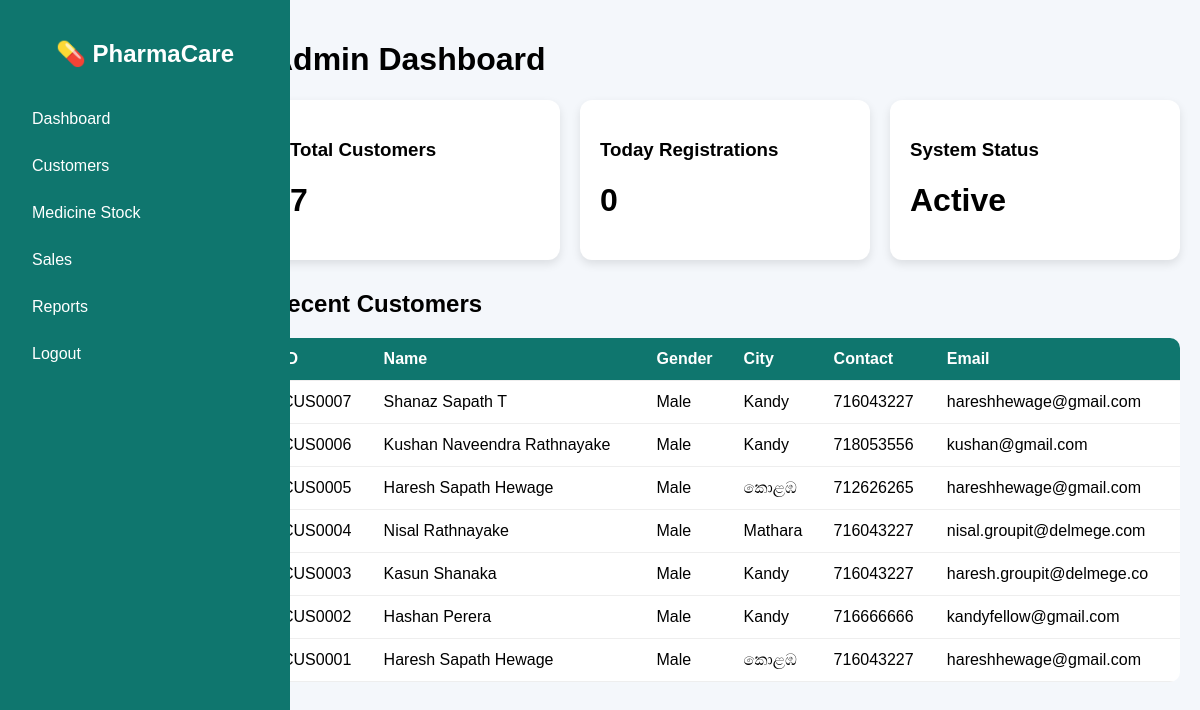
Page /Dash.php on the earlier database version.
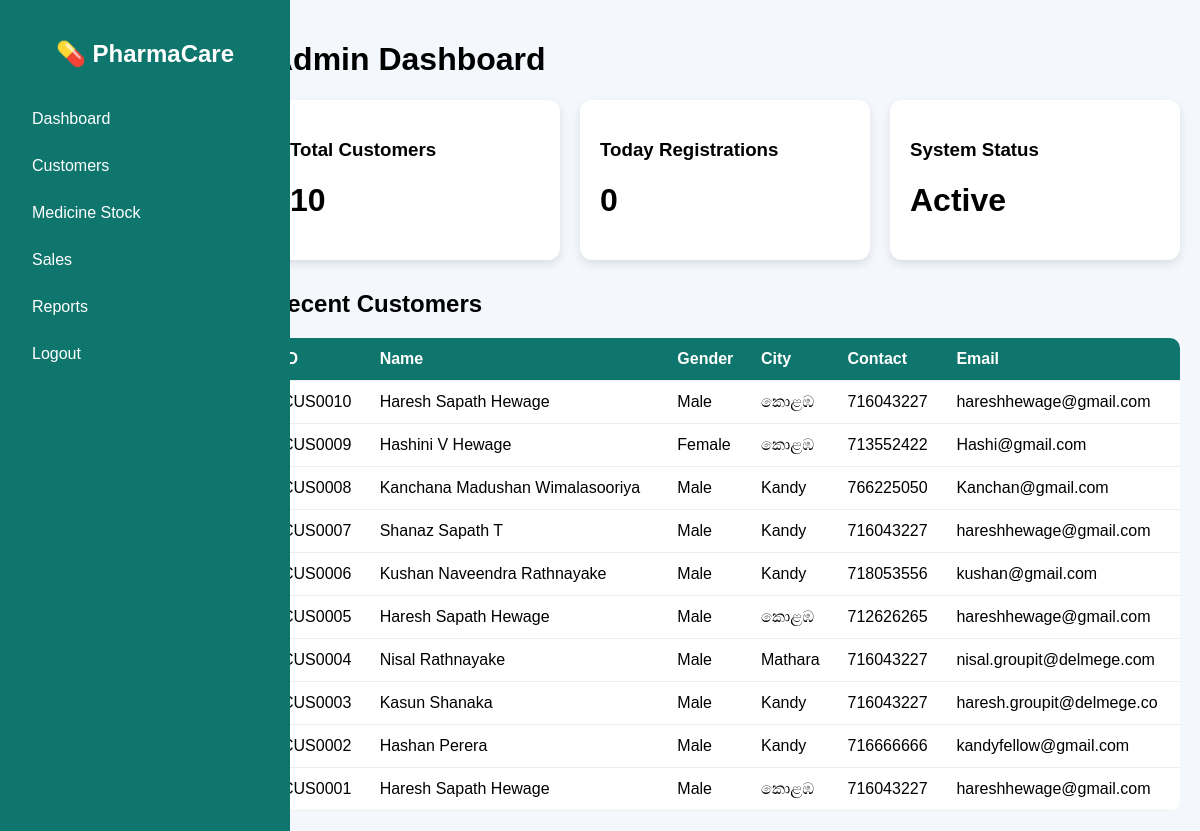
Same page on the later database version.
### tables this page shows
CREATE TABLE `customer` (
  `id` int(11) NOT NULL,
  `cus_id` varchar(18) NOT NULL,
  `f_name` varchar(200) NOT NULL,
  `m_name` varchar(200) NOT NULL,
  `s_name` varchar(200) NOT NULL,
  `fl_name` varchar(350) NOT NULL,
  `gender` varchar(10) NOT NULL,
  `dob` date NOT NULL,
  `age` int(3) NOT NULL,
  `address` varchar(500) NOT NULL,
  `city` varchar(250) NOT NULL,
  `con_no` int(25) NOT NULL,
  `email` varchar(25) NOT NULL,
  `pass` varchar(255) NOT NULL
);

### Dash.php (the view, shortened to what this page needs)
<?php
include 'connection.php';
$totalCustomers = mysqli_fetch_assoc(
    mysqli_query($conn, "SELECT COUNT(*) as total FROM customer")
)['total'];
$todayCustomers = mysqli_fetch_assoc(
    mysqli_query($conn, "SELECT COUNT(*) as total FROM customer WHERE DATE(DOB)=CURDATE()")
)['total'];
$customers = mysqli_query($conn, "SELECT * FROM customer ORDER BY cus_id DESC LIMIT 10");
?>
<!DOCTYPE html>
<html>
<head>
</head>
<body>
<div class="wrapper">
<div class="sidebar" id="sidebar">
<h2>💊 PharmaCare</h2>
<a href="#">Dashboard</a>
<a href="#">Customers</a>
<a href="#">Medicine Stock</a>
<a href="#">Sales</a>
<a href="#">Reports</a>
<a href="#">Logout</a>
</div>
<div class="main">
<h1>Admin Dashboard</h1>
<div class="cards">
<div class="card">
<h3>Total Customers</h3>
<h1><?php echo $totalCustomers; ?></h1>
</div>
<div class="card">
<h3>Today Registrations</h3>
<h1><?php echo $todayCustomers; ?></h1>
</div>
<div class="card">
<h3>System Status</h3>
<h1>Active</h1>
</div>
</div>
<h2 style="margin-top:30px;">Recent Customers</h2>
<table>
<tr>
<th>ID</th>
<th>Name</th>
<th>Gender</th>
<th>City</th>
<th>Contact</th>
<th>Email</th>
</tr>
<?php while($row = mysqli_fetch_assoc($customers)){ ?>
<tr>
<td><?php echo $row['cus_id']; ?></td>
<td><?php echo $row['fl_name']; ?></td>
<td><?php echo $row['gender']; ?></td>
<td><?php echo $row['city']; ?></td>
<td><?php echo $row['con_no']; ?></td>
<td><?php echo $row['email']; ?></td>
</tr>
<?php } ?>
</table>
</div>
</div>
</body>
</html>

Differences in the rows shown:
added customer: cus "CUS0010", fl_name "Haresh Sapath Hewage", gender "Male", city "කොළඹ", con_no "716043227", email "hareshhewage@gmail.com"
added customer: cus "CUS0009", fl_name "Hashini V Hewage", gender "Female", city "කොළඹ", con_no "713552422", email "Hashi@gmail.com"
added customer: cus "CUS0008", fl_name "Kanchana Madushan Wimalasooriya", gender "Male", city "Kandy", con_no "766225050", email "Kanchan@gmail.com"
Other differences:
$totalCustomers: "7" → "10"
